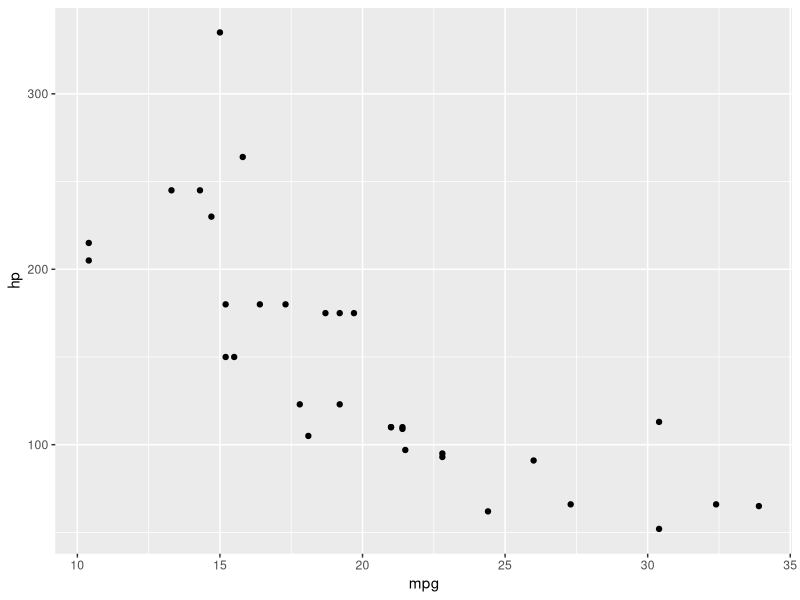
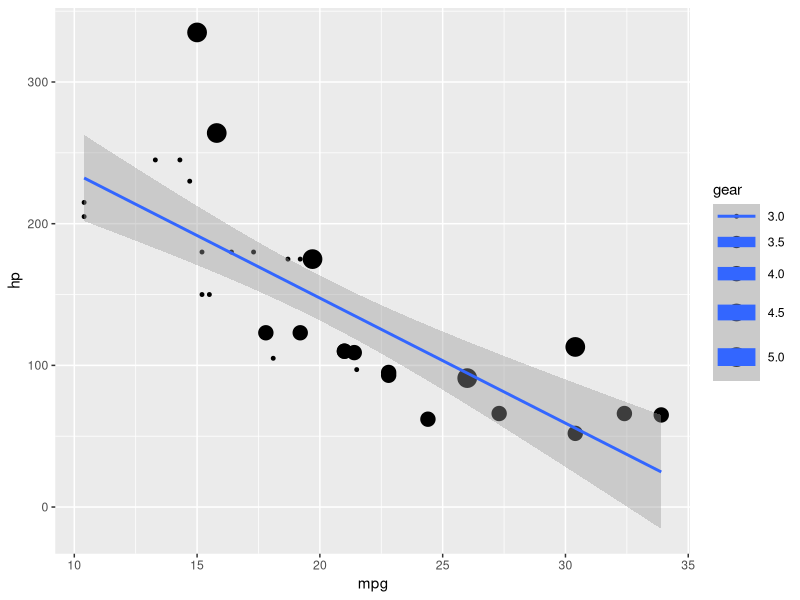
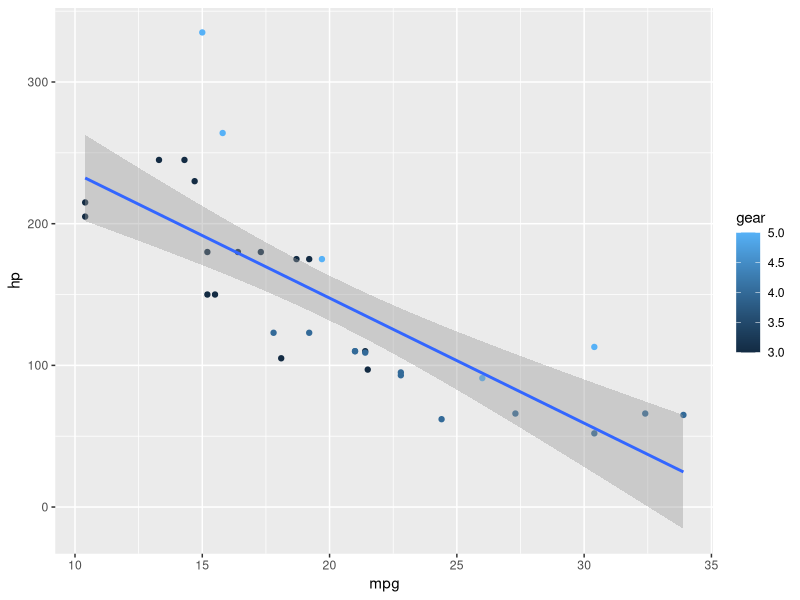

R code for these plots, in order:
## ---- chunk 1
library(tidyverse)
library(ggplot2)
## ---- chunk 2
#| fig-align: center
#| output-location: fragment
#| code-line-numbers: "|2,3|"

mtcars %>%                               
  ggplot( aes(mpg, hp)) +   
  geom_point() 
## ---- chunk 3
#| fig-align: center
#| output-location: column-fragment

mtcars %>%                               
  ggplot( aes(mpg, hp, size = gear)) +   
  geom_point() +                             
  geom_smooth(method = "lm")        
## ---- chunk 4
#| fig-align: center
#| output-location: fragment
#| code-line-numbers: "|3|"

mtcars %>%                               
  ggplot( aes(mpg, hp, color = gear)) +   
  geom_point() + 
  geom_smooth(method = "lm")       
## ---- chunk 5
1 + 1
